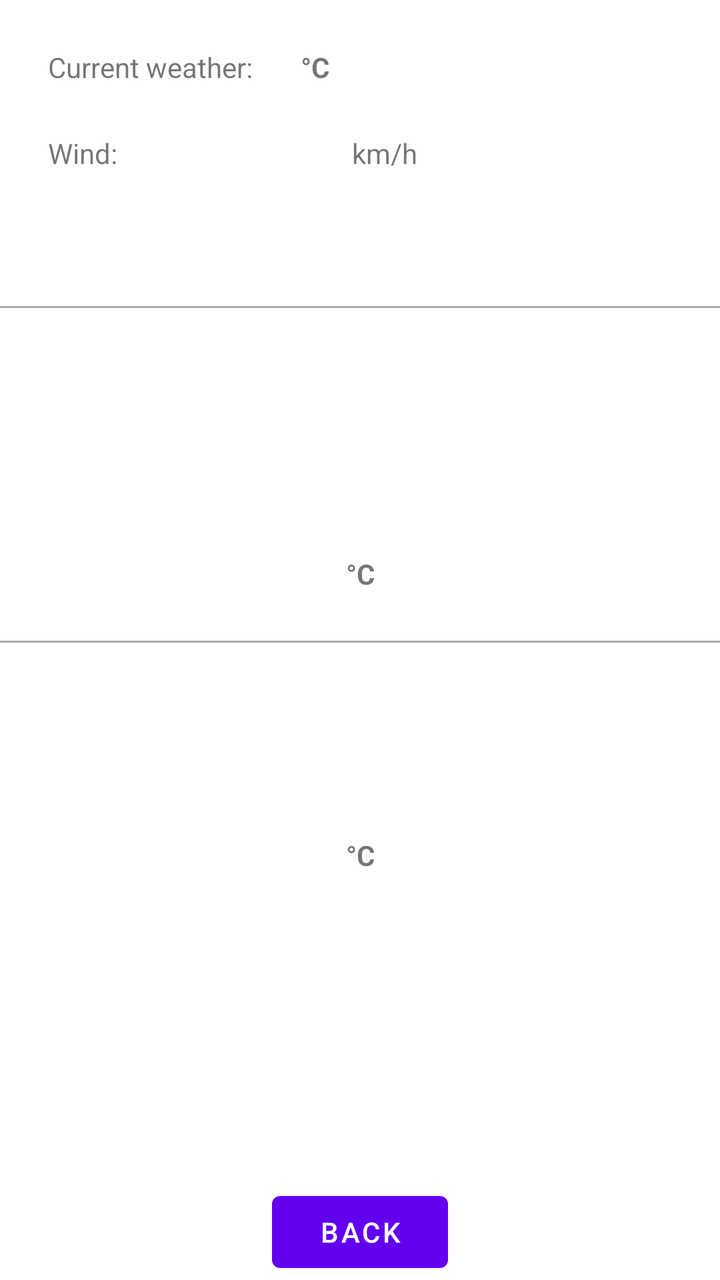
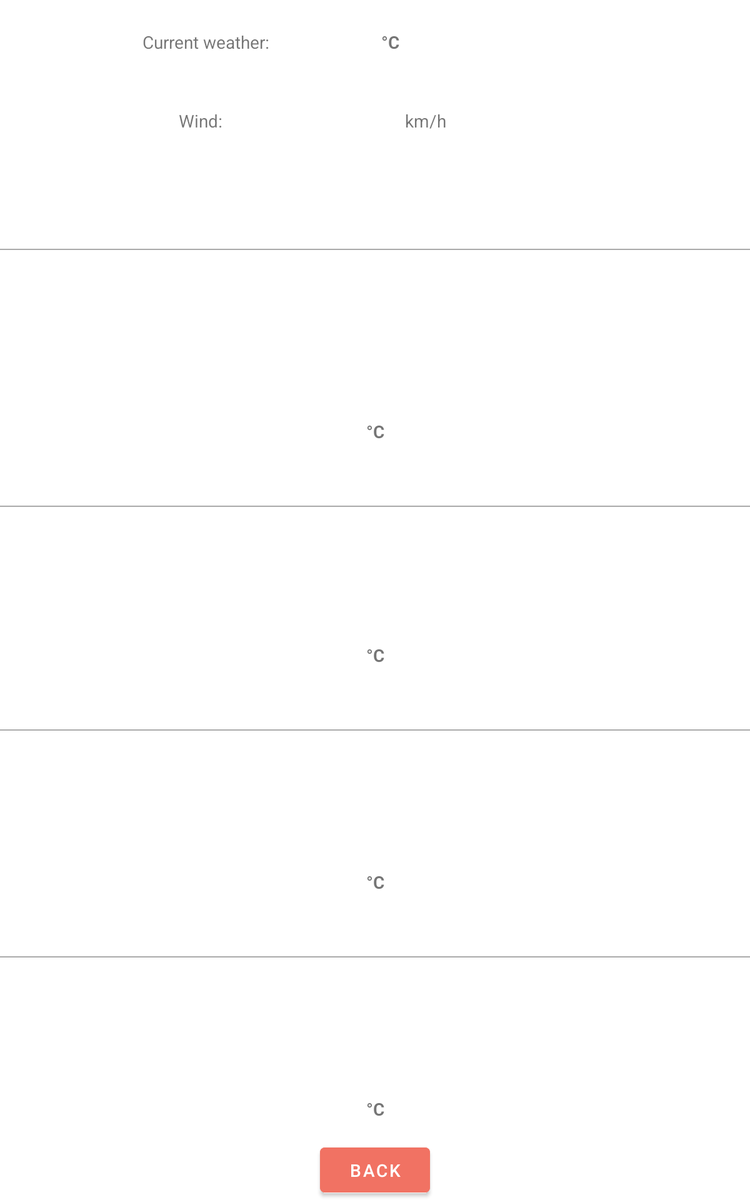

First picture: res/layout/ on a phone held upright. Second picture: the repository's own variant of that layout, on a device whose configuration matches the variant's folder. Source for both follows.
<!-- AndroidManifest.xml: application theme Theme.IFT1155tp1 -->
<!-- res/layout/weather.xml -->
<?xml version="1.0" encoding="utf-8"?>
<androidx.constraintlayout.widget.ConstraintLayout xmlns:android="http://schemas.android.com/apk/res/android"
    xmlns:app="http://schemas.android.com/apk/res-auto"
    xmlns:tools="http://schemas.android.com/tools"
    android:layout_width="match_parent"
    android:layout_height="match_parent">

    <Button
        android:id="@+id/backButtonWeather"
        android:layout_width="wrap_content"
        android:layout_height="wrap_content"
        android:onClick="back"
        android:text="@string/backBtn"
        app:layout_constraintBottom_toBottomOf="parent"
        app:layout_constraintEnd_toEndOf="parent"
        app:layout_constraintStart_toStartOf="parent" />

    <TextView
        android:id="@+id/weatherText"
        android:layout_width="wrap_content"
        android:layout_height="wrap_content"
        android:layout_marginStart="24dp"
        android:layout_marginTop="24dp"
        android:text="@string/weather"
        app:layout_constraintStart_toStartOf="parent"
        app:layout_constraintTop_toTopOf="parent" />

    <TextView
        android:id="@+id/currentTV"
        android:layout_width="wrap_content"
        android:layout_height="wrap_content"
        android:layout_marginStart="24dp"
        android:layout_marginTop="24dp"
        android:text="@string/degree"
        android:textStyle="bold"
        app:layout_constraintStart_toEndOf="@+id/weatherText"
        app:layout_constraintTop_toTopOf="parent" />

    <TextView
        android:id="@+id/currentCondTV"
        android:layout_width="wrap_content"
        android:layout_height="wrap_content"
        android:layout_marginStart="24dp"
        android:layout_marginTop="24dp"
        app:layout_constraintStart_toEndOf="@+id/currentTV"
        app:layout_constraintTop_toTopOf="parent" />

    <TextView
        android:id="@+id/windText"
        android:layout_width="wrap_content"
        android:layout_height="wrap_content"
        android:layout_marginStart="24dp"
        android:layout_marginTop="24dp"
        android:text="@string/wind"
        app:layout_constraintStart_toStartOf="parent"
        app:layout_constraintTop_toBottomOf="@+id/weatherText" />

    <TextView
        android:id="@+id/windDirection"
        android:layout_width="wrap_content"
        android:layout_height="wrap_content"
        android:layout_marginStart="90dp"
        android:layout_marginTop="24dp"
        app:layout_constraintStart_toEndOf="@+id/windText"
        app:layout_constraintTop_toBottomOf="@+id/currentTV" />

    <TextView
        android:id="@+id/windSpeed"
        android:layout_width="wrap_content"
        android:layout_height="wrap_content"
        android:layout_marginStart="24dp"
        android:layout_marginTop="24dp"
        android:text="@string/km"
        app:layout_constraintStart_toEndOf="@+id/windDirection"
        app:layout_constraintTop_toBottomOf="@+id/currentTV" />

    <TextView
        android:id="@+id/summaryTV"
        android:layout_width="wrap_content"
        android:layout_height="wrap_content"
        android:layout_marginStart="24dp"
        android:layout_marginTop="24dp"
        android:layout_marginEnd="24dp"
        android:paddingStart="24dp"
        android:paddingEnd="24dp"
        app:layout_constraintEnd_toEndOf="parent"
        app:layout_constraintStart_toStartOf="parent"
        app:layout_constraintTop_toBottomOf="@+id/windSpeed" />

    <View
        android:id="@+id/view"
        android:layout_width="match_parent"
        android:layout_height="1dp"
        android:layout_marginTop="24dp"
        android:background="@android:color/darker_gray"
        app:layout_constraintTop_toBottomOf="@+id/summaryTV" />

    <TextView
        android:id="@+id/tmrTV"
        android:layout_width="wrap_content"
        android:layout_height="wrap_content"
        android:layout_marginTop="24dp"
        android:textSize="24sp"
        android:textStyle="bold"
        app:layout_constraintEnd_toEndOf="parent"
        app:layout_constraintStart_toStartOf="parent"
        app:layout_constraintTop_toBottomOf="@+id/view" />

    <TextView
        android:id="@+id/tmrSummaryTV"
        android:layout_width="wrap_content"
        android:layout_height="wrap_content"
        android:layout_marginStart="24dp"
        android:layout_marginEnd="24dp"
        android:paddingStart="24dp"
        android:paddingTop="24dp"
        android:paddingEnd="24dp"
        android:textSize="14sp"
        app:layout_constraintEnd_toEndOf="parent"
        app:layout_constraintStart_toStartOf="parent"
        app:layout_constraintTop_toBottomOf="@+id/tmrTV" />

    <TextView
        android:id="@+id/tmrTempTV"
        android:layout_width="wrap_content"
        android:layout_height="wrap_content"
        android:layout_marginTop="24dp"
        android:text="@string/degree"
        android:textStyle="bold"
        app:layout_constraintEnd_toEndOf="parent"
        app:layout_constraintStart_toStartOf="parent"
        app:layout_constraintTop_toBottomOf="@+id/tmrSummaryTV" />

    <View
        android:id="@+id/view2"
        android:layout_width="match_parent"
        android:layout_height="1dp"
        android:layout_marginTop="24dp"
        android:background="@android:color/darker_gray"
        app:layout_constraintTop_toBottomOf="@+id/tmrTempTV" />

    <TextView
        android:id="@+id/afterTmrTV"
        android:layout_width="wrap_content"
        android:layout_height="wrap_content"
        android:layout_marginTop="24dp"
        android:textSize="24sp"
        android:textStyle="bold"
        app:layout_constraintEnd_toEndOf="parent"
        app:layout_constraintStart_toStartOf="parent"
        app:layout_constraintTop_toBottomOf="@+id/view2" />

    <TextView
        android:id="@+id/afterTmrSummaryTV"
        android:layout_width="wrap_content"
        android:layout_height="wrap_content"
        android:paddingStart="24dp"
        android:paddingEnd="24dp"
        android:textSize="12sp"
        app:layout_constraintEnd_toEndOf="parent"
        app:layout_constraintStart_toStartOf="parent"
        app:layout_constraintTop_toBottomOf="@+id/afterTmrTV" />

    <TextView
        android:id="@+id/afterTmrTempTV"
        android:layout_width="wrap_content"
        android:layout_height="wrap_content"
        android:layout_marginTop="24dp"
        android:text="@string/degree"
        android:textStyle="bold"
        app:layout_constraintEnd_toEndOf="parent"
        app:layout_constraintStart_toStartOf="parent"
        app:layout_constraintTop_toBottomOf="@+id/afterTmrSummaryTV" />

</androidx.constraintlayout.widget.ConstraintLayout>
<!-- resources referenced by this layout -->
<resources>
  <string name="backBtn">Back</string>
  <string name="degree" translatable="false">°C</string>
  <string name="km" translatable="false">km/h</string>&gt;
  <string name="weather">Current weather:</string>
  <string name="wind">"Wind: "</string>
  <style name="Theme.IFT1155tp1" parent="Theme.MaterialComponents.DayNight.DarkActionBar">
          
          <item name="colorPrimary">@color/purple_500</item>
          <item name="colorPrimaryVariant">@color/purple_700</item>
          <item name="colorOnPrimary">@color/white</item>
          
          <item name="colorSecondary">@color/teal_200</item>
          <item name="colorSecondaryVariant">@color/teal_700</item>
          <item name="colorOnSecondary">@color/black</item>
          
          <item name="android:statusBarColor" tools:targetApi="l">?attr/colorPrimaryVariant</item>
          
      </style>
</resources>
<!-- res/layout-sw600dp/weather.xml (the repository's variant of the layout above) -->
<!-- drawn on a 7-inch tablet held upright -->
<?xml version="1.0" encoding="utf-8"?>
<androidx.constraintlayout.widget.ConstraintLayout xmlns:android="http://schemas.android.com/apk/res/android"
    xmlns:app="http://schemas.android.com/apk/res-auto"
    xmlns:tools="http://schemas.android.com/tools"
    android:layout_width="match_parent"
    android:layout_height="match_parent">

    <Button
        android:id="@+id/backButtonWeather"
        android:layout_width="wrap_content"
        android:layout_height="wrap_content"
        android:onClick="back"
        android:text="@string/backBtn"
        android:backgroundTint="#F17263"
        app:layout_constraintBottom_toBottomOf="parent"
        app:layout_constraintEnd_toEndOf="parent"
        app:layout_constraintStart_toStartOf="parent" />

    <TextView
        android:id="@+id/weatherText"
        android:layout_width="wrap_content"
        android:layout_height="wrap_content"
        android:layout_marginStart="24dp"
        android:layout_marginTop="24dp"
        android:text="@string/weather"
        app:layout_constraintEnd_toStartOf="@+id/currentTV"
        app:layout_constraintStart_toStartOf="parent"
        app:layout_constraintTop_toTopOf="parent" />

    <TextView
        android:id="@+id/currentTV"
        android:layout_width="wrap_content"
        android:layout_height="wrap_content"
        android:layout_marginStart="24dp"
        android:layout_marginTop="24dp"
        android:text="@string/degree"
        android:textStyle="bold"
        app:layout_constraintEnd_toEndOf="parent"
        app:layout_constraintStart_toStartOf="parent"
        app:layout_constraintTop_toTopOf="parent" />

    <TextView
        android:id="@+id/currentCondTV"
        android:layout_width="wrap_content"
        android:layout_height="wrap_content"
        android:layout_marginTop="12dp"
        android:paddingEnd="4dp"
        app:layout_constraintEnd_toEndOf="parent"
        app:layout_constraintStart_toStartOf="parent"
        app:layout_constraintTop_toBottomOf="@+id/currentTV" />

    <TextView
        android:id="@+id/windText"
        android:layout_width="wrap_content"
        android:layout_height="wrap_content"
        android:layout_marginStart="24dp"
        android:layout_marginTop="44dp"
        android:text="@string/wind"
        app:layout_constraintEnd_toStartOf="@+id/windDirection"
        app:layout_constraintStart_toStartOf="parent"
        app:layout_constraintTop_toBottomOf="@+id/weatherText" />

    <TextView
        android:id="@+id/windDirection"
        android:layout_width="wrap_content"
        android:layout_height="wrap_content"
        android:layout_marginTop="44dp"
        app:layout_constraintEnd_toEndOf="parent"
        app:layout_constraintStart_toStartOf="parent"
        app:layout_constraintTop_toBottomOf="@+id/currentTV" />

    <TextView
        android:id="@+id/windSpeed"
        android:layout_width="wrap_content"
        android:layout_height="wrap_content"
        android:layout_marginStart="24dp"
        android:layout_marginTop="44dp"
        android:text="@string/km"
        app:layout_constraintStart_toEndOf="@+id/windDirection"
        app:layout_constraintTop_toBottomOf="@+id/currentTV" />

    <TextView
        android:id="@+id/summaryTV"
        android:layout_width="wrap_content"
        android:layout_height="wrap_content"
        android:layout_marginStart="24dp"
        android:layout_marginTop="24dp"
        android:layout_marginEnd="24dp"
        android:paddingStart="24dp"
        android:paddingEnd="24dp"
        app:layout_constraintEnd_toEndOf="parent"
        app:layout_constraintStart_toStartOf="parent"
        app:layout_constraintTop_toBottomOf="@+id/windSpeed" />

    <View
        android:id="@+id/view"
        android:layout_width="match_parent"
        android:layout_height="1dp"
        android:layout_marginTop="50dp"
        android:background="@android:color/darker_gray"
        app:layout_constraintTop_toBottomOf="@+id/summaryTV" />

    <TextView
        android:id="@+id/tmrTV"
        android:layout_width="wrap_content"
        android:layout_height="wrap_content"
        android:layout_marginTop="24dp"
        android:textSize="24sp"
        android:textStyle="bold"
        app:layout_constraintEnd_toEndOf="parent"
        app:layout_constraintStart_toStartOf="parent"
        app:layout_constraintTop_toBottomOf="@+id/view" />

    <TextView
        android:id="@+id/tmrSummaryTV"
        android:layout_width="wrap_content"
        android:layout_height="wrap_content"
        android:layout_marginStart="24dp"
        android:layout_marginTop="12dp"
        android:layout_marginEnd="24dp"
        android:paddingStart="24dp"
        android:paddingTop="24dp"
        android:paddingEnd="24dp"
        android:textSize="14sp"
        app:layout_constraintEnd_toEndOf="parent"
        app:layout_constraintStart_toStartOf="parent"
        app:layout_constraintTop_toBottomOf="@+id/tmrTV" />

    <TextView
        android:id="@+id/tmrTempTV"
        android:layout_width="wrap_content"
        android:layout_height="wrap_content"
        android:layout_marginTop="24dp"
        android:text="@string/degree"
        android:textStyle="bold"
        app:layout_constraintEnd_toEndOf="parent"
        app:layout_constraintStart_toStartOf="parent"
        app:layout_constraintTop_toBottomOf="@+id/tmrSummaryTV" />

    <View
        android:id="@+id/view2"
        android:layout_width="match_parent"
        android:layout_height="1dp"
        android:layout_marginTop="50dp"
        android:background="@android:color/darker_gray"
        app:layout_constraintTop_toBottomOf="@+id/tmrTempTV" />

    <TextView
        android:id="@+id/afterTmrTV"
        android:layout_width="wrap_content"
        android:layout_height="wrap_content"
        android:layout_marginTop="24dp"
        android:textSize="24sp"
        android:textStyle="bold"
        app:layout_constraintEnd_toEndOf="parent"
        app:layout_constraintStart_toStartOf="parent"
        app:layout_constraintTop_toBottomOf="@+id/view2" />

    <TextView
        android:id="@+id/afterTmrSummaryTV"
        android:layout_width="wrap_content"
        android:layout_height="wrap_content"
        android:layout_marginTop="12dp"
        android:paddingStart="24dp"
        android:paddingEnd="24dp"
        android:textSize="12sp"
        app:layout_constraintEnd_toEndOf="parent"
        app:layout_constraintStart_toStartOf="parent"
        app:layout_constraintTop_toBottomOf="@+id/afterTmrTV" />

    <TextView
        android:id="@+id/afterTmrTempTV"
        android:layout_width="wrap_content"
        android:layout_height="wrap_content"
        android:layout_marginTop="24dp"
        android:text="@string/degree"
        android:textStyle="bold"
        app:layout_constraintEnd_toEndOf="parent"
        app:layout_constraintStart_toStartOf="parent"
        app:layout_constraintTop_toBottomOf="@+id/afterTmrSummaryTV" />

    <View
        android:id="@+id/view3"
        android:layout_width="match_parent"
        android:layout_height="1dp"
        android:layout_marginTop="50dp"
        android:background="@android:color/darker_gray"
        app:layout_constraintTop_toBottomOf="@+id/afterTmrTempTV" />

    <TextView
        android:id="@+id/tmrTV3"
        android:layout_width="wrap_content"
        android:layout_height="wrap_content"
        android:layout_marginTop="24dp"
        android:textSize="24sp"
        android:textStyle="bold"
        app:layout_constraintEnd_toEndOf="parent"
        app:layout_constraintStart_toStartOf="parent"
        app:layout_constraintTop_toBottomOf="@+id/view3" />

    <TextView
        android:id="@+id/tmrSummaryTV3"
        android:layout_width="wrap_content"
        android:layout_height="wrap_content"
        android:layout_marginTop="12dp"
        android:paddingStart="24dp"
        android:paddingEnd="24dp"
        app:layout_constraintEnd_toEndOf="parent"
        app:layout_constraintStart_toStartOf="parent"
        app:layout_constraintTop_toBottomOf="@+id/tmrTV3" />

    <TextView
        android:id="@+id/tmrTempTV3"
        android:layout_width="wrap_content"
        android:layout_height="wrap_content"
        android:layout_marginTop="24dp"
        android:text="@string/degree"
        android:textStyle="bold"
        app:layout_constraintEnd_toEndOf="parent"
        app:layout_constraintStart_toStartOf="parent"
        app:layout_constraintTop_toBottomOf="@+id/tmrSummaryTV3" />

    <View
        android:id="@+id/view4"
        android:layout_width="match_parent"
        android:layout_height="1dp"
        android:layout_marginTop="50dp"
        android:background="@android:color/darker_gray"
        app:layout_constraintTop_toBottomOf="@+id/tmrTempTV3" />

    <TextView
        android:id="@+id/tmrTV4"
        android:layout_width="wrap_content"
        android:layout_height="wrap_content"
        android:layout_marginTop="24dp"
        android:textSize="24sp"
        android:textStyle="bold"
        app:layout_constraintEnd_toEndOf="parent"
        app:layout_constraintStart_toStartOf="parent"
        app:layout_constraintTop_toBottomOf="@+id/view4" />

    <TextView
        android:id="@+id/tmrSummaryTV4"
        android:layout_width="wrap_content"
        android:layout_height="wrap_content"
        android:layout_marginTop="12dp"
        android:paddingStart="24dp"
        android:paddingEnd="24dp"
        app:layout_constraintEnd_toEndOf="parent"
        app:layout_constraintStart_toStartOf="parent"
        app:layout_constraintTop_toBottomOf="@+id/tmrTV4" />

    <TextView
        android:id="@+id/tmrTempTV4"
        android:layout_width="wrap_content"
        android:layout_height="wrap_content"
        android:layout_marginTop="24dp"
        android:text="@string/degree"
        android:textStyle="bold"
        app:layout_constraintEnd_toEndOf="parent"
        app:layout_constraintStart_toStartOf="parent"
        app:layout_constraintTop_toBottomOf="@+id/tmrSummaryTV4" />

</androidx.constraintlayout.widget.ConstraintLayout>
